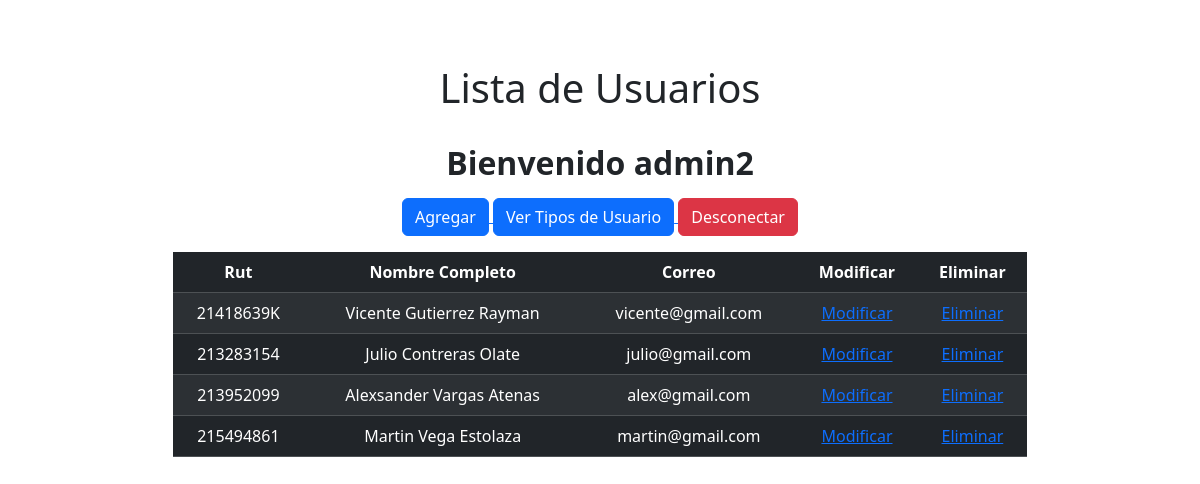
Screenshot of /newPage/crud (signed in) with the database file from the repository.
### newPage/models.py (models this page shows, shortened)
class Usuario(models.Model):
    rut = models.CharField(max_length=10, primary_key=True)
    nombre = models.CharField(max_length=50, blank=False, null=False)
    appPaterno = models.CharField(max_length=30, blank=False, null=False)
    appMaterno = models.CharField(max_length=30, blank=False, null=False)
    fechaNacimiento = models.DateField(blank=False, null=False)
    tipoUsuario = models.ForeignKey(
        'tipoUsuario', on_delete=models.CASCADE, db_column='idTipo')
    correo = models.EmailField(
        unique=True, blank=False, null=False, max_length=100)
    telefono = models.CharField(max_length=10, blank=False, null=False)
    activo = models.IntegerField()

### newPage/views.py (the view)
# urls.py: path("crud", views.crud, name="crud"),
def crud(request):
    usuario = Usuario.objects.all()
    context = {"usuario": usuario}
    return render(request, "pages/user_list.html", context)

### newPage/templates/pages/user_list.html (shortened to what this page needs)
<!DOCTYPE html>
<html lang="en">
<head>
    {% load bootstrap5 %}
    {% load static %}
    {% bootstrap_css %}
    <link rel="stylesheet" >
</head>
<body>
    <div class="container">
        <div class="row">
            <div class="col-lg-10 p-5 mt-3 mx-auto text-center table-responsive">
                <h1>Lista de Usuarios</h1><br>
                {% if request.session.nombreUsuario%}
                <div class='h2 fw-bold mb-3'>
                    Bienvenido {{request.session.nombreUsuario}} <br>
                </div>
                {% endif%}
                <a href="{% url 'userAdd' %}">
                    <button type="button" class="btn btn-primary">Agregar</button>
                </a>
                <a href="{% url 'crudTipo' %}">
                    <button type="button" class="btn btn-primary">Ver Tipos de Usuario</button>
                </a>
                <a href="{% url 'logout' %}">
                    <button type="button" class="btn btn-danger">Desconectar</button>
                </a>
                <table class="table table-dark table-striped mt-3">
                    {% if usuario %}
                    <thead>
                        <th>Rut</th>
                        <th>Nombre Completo</th>
                        <th>Correo</th>
                        <th>Modificar</th>
                        <th>Eliminar</th>
                    </thead>
                    <tbody>
                        {% for user in usuario %}
                        <tr>
                            <td>{{user.rut}}</td>
                            <td>{{user.nombre}} {{user.appPaterno}} {{user.appMaterno}}</td>
                            <td>{{user.correo}}</td>
                            <td><a href="{% url 'userEdit' pk=user.rut%}">Modificar</a></td>
                            <td><a href="{% url 'userDel' pk=user.rut%}">Eliminar</a></td>
                        </tr>
                        {% endfor %}
                    </tbody>
                    {% endif %}
                </table>
            </div>
        </div>
    </div>
</body>
</html>

### rows the page displays
Usuario: rut "21418639K", nombre "Vicente", appPaterno "Gutierrez", appMaterno "Rayman", correo "vicente@gmail.com"
Usuario: rut "213283154", nombre "Julio", appPaterno "Contreras", appMaterno "Olate", correo "julio@gmail.com"
Usuario: rut "213952099", nombre "Alexsander", appPaterno "Vargas", appMaterno "Atenas", correo "alex@gmail.com"
Usuario: rut "215494861", nombre "Martin", appPaterno "Vega", appMaterno "Estolaza", correo "martin@gmail.com"

### other values shown
{{ request.session.nombreUsuario }} "admin2"
